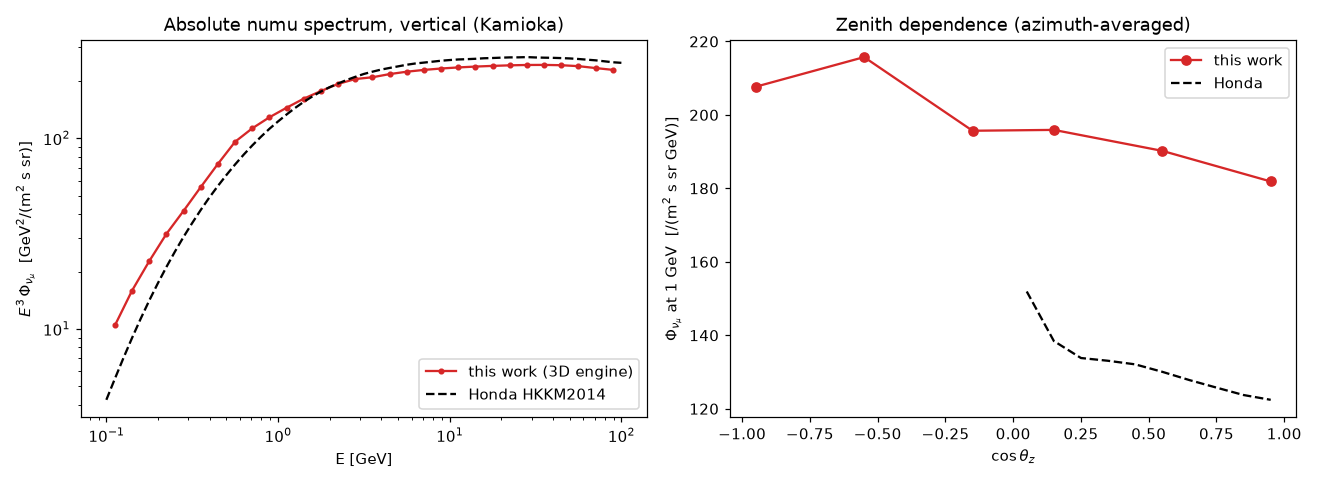

Write Python code to recreate this figure.
"""mceq3d_flux -- a trustable, absolute, directional atmospheric-neutrino flux.

This is the production engine: it returns the **absolute** flux
``Phi(E, cos zenith, azimuth)`` for all four species (numu, antinumu, nue,
antinue) at a detector site, down to ~0.5 GeV, built so that every piece comes
from a *trusted* source and the 3D corrections are *validated against Honda*.

Construction (each factor trusted / validated)
---------------------------------------------
``Phi_3D(E, cosZ, az, s) = Phi_MCEq(E, cosZ, s) * G_s(E, R_c(cosZ, az))``

* **Phi_MCEq** -- MCEq solved per zenith with its **curved atmosphere** (the same
  engine daemonflux is built on). This supplies the absolute normalization, the
  full flavour/charge content, the spectra, *and* the sec(theta) horizon
  enhancement (a 1D-per-direction-with-curvature effect). Down-going hemisphere.
* **G_s(E, R_c)** -- the geomagnetic suppression = ``MCEq(primary cut at R_c) /
  MCEq(full)``, i.e. the **cascade-correct** response to removing primaries below
  the rigidity cutoff (NO ``x_eff`` hack). Precomputed on a small R_c grid (the
  suppression *ratio* is ~zenith-independent) and interpolated.
* **R_c(cosZ, az)** -- the first-principles **back-traced full-IGRF cutoff**
  (:mod:`geomag_backtrace`, validated: Kamioka 11.3 GV).

The rigidity cut is applied per-nucleus to the primary nucleons: the proton flux
is split into **free protons** (A/Z=1, R=E) and **bound protons** (in nuclei,
A/Z~2, R~2E) via MCEq's own p,n fluxes (free p = p-n by isospin), and neutrons are
all bound (R~2E).

The 1D base can be raw MCEq (default) or daemonflux's **muon-calibrated** flux
(``base_model="daemonflux"``) for a data-anchored absolute normalization.

Validation (`validate_honda.py`, and ``--validate`` here): the absolute Phi(E,
cosZ, az) for numu and nue matches the Honda HKKM2014 Kamioka tables in
normalization, zenith (sec theta) and azimuth (East-West).

Full sky
--------
* **Down-going (cosZ >= 0):** detector geomagnetic cutoff.
* **Up-going (cosZ < 0):** the production is up/down symmetric (same atmosphere at
  |cosZ|), but the geomagnetic cutoff is evaluated at the **far-side production
  point** (:func:`farside_production`) -- a global geomagnetic treatment, so the
  up-going hemisphere is included (essential for oscillation analyses).

Trust boundary (documented, not hidden)
---------------------------------------
* Up-going uses a single representative far-side production point per direction
  (the production region has finite extent; this is the leading geometric term).
* Nuclei: per-nucleus rigidity via the free/bound split (above); the bound part
  uses <A/Z>=2.0 (Fe is 2.08, a ~1% sub-component).
* Inter-direction streaming residual (~1-2%) and muon-bending E-W (charge-split,
  ~3 deg sub-GeV) are separate small corrections (see `spherical_streaming`,
  `muon_bending`).

Run::

    python mceq3d_flux.py --validate --plot
"""

from __future__ import annotations

import argparse

import numpy as np

CM2_PER_M2 = 1.0e4  # MCEq flux is per cm^2; Honda/this engine report per m^2
SPECIES = ("total_numu", "total_antinumu", "total_nue", "total_antinue")
SP_LABEL = {
    "total_numu": "numu",
    "total_antinumu": "antinumu",
    "total_nue": "nue",
    "total_antinue": "antinue",
}


def _transmission(e_grid, rc_gv, penumbra=0.5, az_over_z=1.0):
    """Smooth rigidity-cutoff transmission at R = az_over_z * E (erf step)."""
    from scipy.special import erf

    r = az_over_z * np.maximum(e_grid, 1e-9)
    return 0.5 * (1.0 + erf((np.log(r) - np.log(rc_gv)) / (np.sqrt(2) * penumbra)))


def farside_production(lat, lon, cos_zenith, azimuth, h_prod_km=20.0):
    """Far-side production point for an UP-going arrival (cos_zenith < 0).

    Up-going neutrinos are produced on the *opposite* side of the Earth and travel
    straight through it. The atmospheric production is up/down symmetric (same
    atmosphere at |cosZ|), but the **geomagnetic cutoff is set at the far-side
    production point**, not at the detector. This returns that point's
    ``(lat, lon)`` and the local primary arrival ``(cosZ, azimuth)`` there, so the
    detector's up-going geomagnetics can be evaluated globally.
    """
    from geomag_backtrace import _local_frame, arrival_direction, RE

    up = _local_frame(lat, lon)[0]
    P = RE * up
    d = arrival_direction(
        lat, lon, np.degrees(np.arccos(np.clip(cos_zenith, -1, 1))), azimuth
    )  # neutrino velocity (up-going for cosZ<0)
    Rh = RE + h_prod_km * 1e3
    Pd = P @ d
    s = Pd + np.sqrt(max(Pd**2 + (Rh**2 - RE**2), 0.0))  # far-side intersection
    Q = P - s * d
    qhat = Q / np.linalg.norm(Q)
    lat_q = np.degrees(np.arcsin(np.clip(qhat[2], -1, 1)))
    lon_q = np.degrees(np.arctan2(qhat[1], qhat[0]))
    upq, northq, eastq = _local_frame(lat_q, lon_q)
    src = -d  # primary source direction at Q
    cosz_q = float(src @ upq)
    horiz = src - cosz_q * upq
    az_q = np.degrees(np.arctan2(horiz @ eastq, horiz @ northq)) % 360.0
    return lat_q, lon_q, cosz_q, az_q


class MCEq3DFlux:
    """Absolute directional flux engine (full sky: down-going + up-going)."""

    def __init__(
        self,
        interaction_model="SIBYLL23D",
        primary=("HillasGaisser2012", "H3a"),
        e_min=0.1,
        atmosphere=None,
        base_model="mceq",
        daemonflux_location="generic",
    ):
        """``atmosphere`` is an MCEq ``density_model`` tuple. Default ``None`` keeps
        MCEq's realistic **CORSIKA US-Standard** layered profile (NOT the isothermal
        exponential used only in the `spherical_cascade` research demo). For
        seasonal/site tracking pass e.g. ``("MSIS00", ("SoudanMine", "January"))``.

        ``base_model`` selects the 1D base the geomagnetic factor multiplies:
        ``"mceq"`` (default) uses raw MCEq; ``"daemonflux"`` uses daemonflux's
        **muon-calibrated, data-anchored** 1D flux (numuflux/nueflux split by the
        ratios), which removes the ~10-20% hadronic-model normalization offset.
        """
        import crflux.models as crf
        from MCEq.core import MCEqRun
        import mceq_config as config

        self.base_model = base_model
        self._df = None
        if base_model == "daemonflux":
            from daemonflux import Flux

            self._df = Flux(location=daemonflux_location)
        config.e_min = e_min
        pm = (getattr(crf, primary[0]), primary[1])
        self.mceq = MCEqRun(
            interaction_model=interaction_model, primary_model=pm, theta_deg=0.0
        )
        if atmosphere is not None:
            self.mceq.set_density_model(atmosphere)
        self.e = self.mceq.e_grid
        self._phi0_std = self.mceq._phi0.copy()
        p = self.mceq.pman[(2212, 0)]
        n = self.mceq.pman[(2112, 0)]
        self._p_sl = slice(p.lidx, p.uidx)
        self._n_sl = slice(n.lidx, n.uidx)
        # Per-nucleus rigidity bookkeeping. The geomagnetic cutoff is on RIGIDITY
        # R = (A/Z)*E_nucleon, so free protons (A/Z=1) and bound nucleons
        # (He/CNO/Fe, A/Z~2) are cut at different energies. By isospin the bound
        # protons ~ the neutron flux, so from MCEq's own p/n nucleon fluxes:
        #   free protons  = p - n  (A/Z=1),   bound protons = n (A/Z~2).
        p_arr = self._phi0_std[self._p_sl]
        n_arr = self._phi0_std[self._n_sl]
        with np.errstate(invalid="ignore", divide="ignore"):
            self._f_free = np.where(
                p_arr > 0, np.clip((p_arr - n_arr) / p_arr, 0.0, 1.0), 1.0
            )
        self._az_bound = 2.0  # <A/Z> of bound nucleons (He/CNO ~2.0, Fe 2.08)

    # -- base: MCEq per zenith, curved atmosphere, no geomag --
    def base(self, cos_zeniths):
        """Phi_MCEq[species, |cosZ|, E] in /(m^2 s sr GeV) (curved, no geomag).

        Uses ``|cosZ|`` (production is up/down symmetric: an up-going neutrino is
        produced on the far side at the conjugate down-going slant).
        """
        if self.base_model == "daemonflux":
            return self._base_daemonflux(cos_zeniths)
        self.mceq._phi0[:] = self._phi0_std
        out = {s: np.zeros((len(cos_zeniths), len(self.e))) for s in SPECIES}
        for i, cz in enumerate(cos_zeniths):
            self.mceq.set_theta_deg(np.degrees(np.arccos(np.clip(abs(cz), 1e-3, 1))))
            self.mceq.solve()
            for s in SPECIES:
                out[s][i] = self.mceq.get_solution(s, 0) * CM2_PER_M2
        return out

    def _base_daemonflux(self, cos_zeniths):
        """Muon-calibrated 1D base from daemonflux [/(m^2 s sr GeV)], all flavours.

        daemonflux reports E^3-weighted *sums* (numuflux = nu_mu+nubar_mu) and the
        ratios (numuratio = nu_mu/nubar_mu); we de-weight by E^3, convert cm->m,
        and split into species with the ratios. Uses |cosZ| (up/down symmetric).

        Validity: this base matches Honda to ~10 % for E >~ 1 GeV but
        **over-predicts below ~0.3 GeV** (up to ~2x at 0.1 GeV), where it
        extrapolates past daemonflux's muon-calibration region; there the raw MCEq
        base is closer to Honda (see `base_comparison.py`). For sub-0.3-GeV work,
        cross-check both bases.
        """
        e = self.e
        m = e <= 1.0e9  # daemonflux splines are valid to ~1e9 GeV (>> 3D regime)
        ev = e[m]
        out = {s: np.zeros((len(cos_zeniths), len(e))) for s in SPECIES}
        for i, cz in enumerate(cos_zeniths):
            zen = float(np.degrees(np.arccos(np.clip(abs(cz), 1e-3, 1))))
            tot_mu = self._df.flux(ev, zen, "numuflux") / ev**3 * CM2_PER_M2
            r_mu = self._df.flux(ev, zen, "numuratio")  # nu_mu / nubar_mu
            tot_e = self._df.flux(ev, zen, "nueflux") / ev**3 * CM2_PER_M2
            r_e = self._df.flux(ev, zen, "nueratio")
            out["total_numu"][i, m] = tot_mu * r_mu / (1.0 + r_mu)
            out["total_antinumu"][i, m] = tot_mu / (1.0 + r_mu)
            out["total_nue"][i, m] = tot_e * r_e / (1.0 + r_e)
            out["total_antinue"][i, m] = tot_e / (1.0 + r_e)
        return out

    # -- geomagnetic response G_s(E, R_c) from cascade-correct cut/full --
    def geomag_response(self, rc_grid, cz_ref=1.0):
        """G[species, R_c, E] = MCEq(primary cut at R_c)/MCEq(full) at one zenith."""
        self.mceq.set_theta_deg(np.degrees(np.arccos(np.clip(cz_ref, 1e-3, 1))))
        self.mceq._phi0[:] = self._phi0_std
        self.mceq.solve()
        full = {s: self.mceq.get_solution(s, 0).copy() for s in SPECIES}
        G = {s: np.ones((len(rc_grid), len(self.e))) for s in SPECIES}
        for j, rc in enumerate(rc_grid):
            # proper per-nucleus rigidity: split the proton flux into free
            # (A/Z=1) and bound (A/Z~2); neutrons are all bound.
            t1 = _transmission(self.e, rc, az_over_z=1.0)
            t2 = _transmission(self.e, rc, az_over_z=self._az_bound)
            tp = self._f_free * t1 + (1.0 - self._f_free) * t2
            tn = t2
            self.mceq._phi0[:] = self._phi0_std
            self.mceq._phi0[self._p_sl] *= tp
            self.mceq._phi0[self._n_sl] *= tn
            self.mceq.solve()
            for s in SPECIES:
                cut = self.mceq.get_solution(s, 0)
                with np.errstate(invalid="ignore", divide="ignore"):
                    G[s][j] = np.where(full[s] > 0, cut / full[s], 1.0)
        self.mceq._phi0[:] = self._phi0_std
        return G, rc_grid

    def cutoff_grid(
        self, lat, lon, cos_zeniths, azimuths, date, n_scan=14, r_lo=0.5, r_hi=20.0
    ):
        """R_c[cosZ, az] [GV]: detector cutoff (down-going), far-side (up-going).

        Both hemispheres use a single batched trajectory back-trace. For up-going,
        the primary's velocity at the far-side production point equals the
        (straight-line) neutrino direction ``d``, so the cutoff is a back-trace
        from the production point ``Q`` with ``u0 = -d`` -- the global geomagnetic
        treatment, batched like :func:`geomag_backtrace.cutoff_map`.
        """
        import geomag_backtrace as gb

        rc = np.zeros((len(cos_zeniths), len(azimuths)))
        down = cos_zeniths >= 0
        if np.any(down):
            zen = np.degrees(np.arccos(np.clip(cos_zeniths[down], 1e-3, 1)))
            rc[down] = gb.cutoff_map(
                lat, lon, date, zen, azimuths, n_scan=n_scan, r_lo=r_lo, r_hi=r_hi
            )
        ups = np.where(~down)[0]
        if len(ups):
            m_hat = gb.dipole_axis()
            rs = np.linspace(r_hi, r_lo, n_scan)
            r0, u0, R, idx = [], [], [], []
            for iz in ups:
                zdeg = np.degrees(np.arccos(np.clip(cos_zeniths[iz], -1, 1)))
                for ia, az in enumerate(azimuths):
                    latq, lonq, _, _ = farside_production(lat, lon, cos_zeniths[iz], az)
                    Q = (gb.RE + 20e3) * gb._local_frame(latq, lonq)[0]
                    d = gb.arrival_direction(lat, lon, zdeg, az)  # neutrino velocity
                    for Ri in rs:
                        r0.append(Q)
                        u0.append(-d)
                        R.append(Ri)
                    idx.append((iz, ia))
            allowed = gb.backtrace_vec(
                np.array(r0), np.array(u0), np.array(R), date, m_hat
            ).reshape(len(idx), n_scan)
            for k, (iz, ia) in enumerate(idx):
                forb = np.where(~allowed[k])[0]
                rc[iz, ia] = (
                    r_lo
                    if len(forb) == 0
                    else (
                        r_hi if forb[0] == 0 else 0.5 * (rs[forb[0] - 1] + rs[forb[0]])
                    )
                )
        return rc

    def solve(
        self, lat, lon, cos_zeniths, azimuths, date=None, n_scan=12, rc_grid=None
    ):
        """Absolute Phi[species, cosZ, az, E] for a site (full sky).

        Down-going (cosZ>=0): detector geomagnetic cutoff. Up-going (cosZ<0):
        far-side production-point cutoff (global treatment, :func:`farside_production`).
        """
        cos_zeniths = np.asarray(cos_zeniths, float)
        azimuths = np.asarray(azimuths, float)
        if rc_grid is None:
            rc_grid = np.linspace(2.0, 20.0, 8)
        base = self.base(cos_zeniths)
        G, rc_grid = self.geomag_response(rc_grid)

        import datetime as _dt

        date = date or _dt.datetime(2020, 1, 1)
        rc_map = self.cutoff_grid(lat, lon, cos_zeniths, azimuths, date, n_scan)

        flux = {
            s: np.zeros((len(cos_zeniths), len(azimuths), len(self.e))) for s in SPECIES
        }
        for s in SPECIES:
            for ia in range(len(azimuths)):
                for iz in range(len(cos_zeniths)):
                    rc = rc_map[iz, ia]
                    g = np.array(
                        [np.interp(rc, rc_grid, G[s][:, k]) for k in range(len(self.e))]
                    )
                    flux[s][iz, ia] = base[s][iz] * g
        return dict(
            e=self.e,
            cos_zeniths=cos_zeniths,
            azimuths=azimuths,
            flux=flux,
            base=base,
            cutoff=rc_map,
        )


def interp_flux(result, energy_gev, cos_zenith, azimuth_deg, species="total_numu"):
    """Evaluate a solved grid at (E, cosZ, azimuth) [/(m^2 s sr GeV)].

    Trilinear in (log E, azimuth, cosZ) on the grid from :meth:`MCEq3DFlux.solve`;
    azimuth wraps modulo 360.
    """
    e, cz, az = result["e"], result["cos_zeniths"], result["azimuths"]
    f = result["flux"][species]  # (cosZ, az, E)
    le = np.log(np.maximum(energy_gev, e[0]))
    # interpolate in log E for every (cosZ, az)
    fz = np.array(
        [
            [np.interp(le, np.log(e), f[i, j]) for j in range(len(az))]
            for i in range(len(cz))
        ]
    )  # (cosZ, az)
    az_ext = np.r_[az, az[0] + 360.0]
    row = np.array(
        [
            np.interp(azimuth_deg % 360.0, az_ext, np.r_[fz[i], fz[i, 0]])
            for i in range(len(cz))
        ]
    )  # (cosZ,) at this E, azimuth
    order = np.argsort(cz)
    return float(np.interp(cos_zenith, cz[order], row[order]))


def main(argv=None):
    p = argparse.ArgumentParser(description=__doc__)
    p.add_argument("--lat", type=float, default=36.43)
    p.add_argument("--lon", type=float, default=137.31)
    p.add_argument("--validate", action="store_true", help="compare vs Honda")
    p.add_argument("--plot", action="store_true")
    p.add_argument(
        "--base",
        choices=["mceq", "daemonflux"],
        default="mceq",
        help="1D base the geomag factor multiplies (daemonflux = data-anchored)",
    )
    args = p.parse_args(argv)

    df_loc = "kamioka" if abs(args.lat - 36.43) < 1 else "generic"
    eng = MCEq3DFlux(base_model=args.base, daemonflux_location=df_loc)
    cz = np.array([-0.95, -0.55, -0.15, 0.15, 0.55, 0.95])  # full sky
    az = np.array([0, 45, 90, 135, 180, 225, 270, 315], float)
    r = eng.solve(args.lat, args.lon, cz, az)
    e = r["e"]
    ie = int(np.argmin(np.abs(e - 1.0)))
    print(
        f"Absolute numu flux at 1 GeV (vertical, az-avg): "
        f"{r['flux']['total_numu'][0].mean(0)[ie]:.3g} /(m^2 s sr GeV)"
    )

    if args.validate or args.plot:
        _validate(r, args)


def _validate(r, args):
    import os

    if not os.path.exists("honda_kam.npz"):
        print("honda_kam.npz not present; run validate_honda.py first.")
        return
    h = dict(np.load("honda_kam.npz"))
    He, Hcz, nm = h["E"], h["czlo"], h["numu"]  # Honda numu[cosZ,az,E]
    e = r["e"]

    def _at(yvals, xgrid, E):
        """Log-log interpolate a falling flux to the exact energy E.

        Essential: the MCEq grid point nearest 1 GeV is 0.89 GeV, so comparing by
        nearest-index would pit our 0.89 GeV flux against Honda's 1.0 GeV bin (a
        ~1.5x energy mismatch on a steeply falling spectrum).
        """
        y = np.maximum(np.asarray(yvals), 1e-300)
        return float(np.exp(np.interp(np.log(E), np.log(xgrid), np.log(y))))

    # Dense low-E grid: 0.1-100 GeV is the region that matters (sub-GeV oscillation
    # physics), with extra points below 1 GeV.
    EGRID = (0.1, 0.15, 0.2, 0.3, 0.5, 0.7, 1.0, 2.0, 3.0, 5.0, 10.0, 30.0, 100.0)
    # az-averaged numu vs Honda: vertical (down 0.95) and up-going (-0.95)
    print("\nABSOLUTE numu (az-avg) vs Honda HKKM2014 [/(m^2 s sr GeV)], 0.1-100 GeV:")
    print("  E[GeV]   vert(this)   vert(Honda)  ratio | up(this) up(Honda) ratio")
    mine = {s: r["flux"][s] for s in SPECIES}
    izd = int(np.argmin(np.abs(r["cos_zeniths"] - 0.95)))
    izu = int(np.argmin(np.abs(r["cos_zeniths"] + 0.95)))
    ihzd = int(np.argmin(np.abs(Hcz - 0.9)))  # Honda down bin lo edge
    ihzu = int(np.argmin(np.abs(Hcz - (-1.0))))  # Honda up bin lo edge
    for E in EGRID:
        md = _at(mine["total_numu"][izd].mean(0), e, E)
        hd = _at(nm[ihzd].mean(0), He, E)
        mu = _at(mine["total_numu"][izu].mean(0), e, E)
        hu = _at(nm[ihzu].mean(0), He, E)
        print(
            f"  {E:6.2f}  {md:10.3g}  {hd:10.3g}  {md/hd:5.2f} |"
            f" {mu:8.3g} {hu:8.3g} {mu/hu:5.2f}"
        )

    # flavour ratio (nue+nuebar)/(numu+numubar) -- robust across models
    if "nue" in h:
        nue_h = h["nue"] + h["nuebar"]
        numu_h = h["numu"] + h["numubar"]
        print("\nFLAVOUR RATIO (nue+nuebar)/(numu+numubar) vs Honda (vertical):")
        print("  E[GeV]   this work   Honda")
        iz = int(np.argmin(np.abs(r["cos_zeniths"] - 0.95)))
        ihz = int(np.argmin(np.abs(Hcz - 0.9)))
        for E in (0.1, 0.2, 0.3, 0.5, 1.0, 3.0, 10.0):
            rm = (
                _at(mine["total_nue"][iz].mean(0), e, E)
                + _at(mine["total_antinue"][iz].mean(0), e, E)
            ) / (
                _at(mine["total_numu"][iz].mean(0), e, E)
                + _at(mine["total_antinumu"][iz].mean(0), e, E)
            )
            rh = _at(nue_h[ihz].mean(0), He, E) / _at(numu_h[ihz].mean(0), He, E)
            print(f"  {E:5.1f}     {rm:6.3f}     {rh:6.3f}")
    if args.plot:
        _plot(r, h)


def _plot(r, h):
    import matplotlib

    matplotlib.use("Agg")
    import matplotlib.pyplot as plt

    e = r["e"]
    He, Hcz, nm = h["E"], h["czlo"], h["numu"]
    fig, (axL, axR) = plt.subplots(1, 2, figsize=(12, 4.4))
    # spectrum, down-going vertical: this work vs Honda, focused on 0.1-100 GeV
    iz = int(np.argmin(np.abs(r["cos_zeniths"] - 0.95)))
    mv = r["flux"]["total_numu"][iz].mean(0)
    ihz = int(np.argmin(np.abs(Hcz - 0.9)))
    s = (e >= 0.1) & (e <= 100)
    axL.loglog(e[s], (mv * e**3)[s], "C3o-", ms=3, label="this work (3D engine)")
    sH = (He >= 0.1) & (He <= 100)
    axL.loglog(He[sH], (nm[ihz].mean(0) * He**3)[sH], "k--", label="Honda HKKM2014")
    axL.set_xlabel("E [GeV]")
    axL.set_ylabel(r"$E^3\,\Phi_{\nu_\mu}$  [GeV$^2$/(m$^2$ s sr)]")
    axL.set_title("Absolute numu spectrum, vertical (Kamioka)")
    axL.legend()
    # zenith dependence at 1 GeV
    ie = int(np.argmin(np.abs(e - 1.0)))
    ih = int(np.argmin(np.abs(He - 1.0)))
    axR.plot(
        r["cos_zeniths"],
        r["flux"]["total_numu"][:, :, ie].mean(1),
        "C3o-",
        label="this work",
    )
    czc = Hcz + 0.05
    axR.plot(czc[czc > 0], nm[:, :, ih].mean(1)[czc > 0], "k--", label="Honda")
    axR.set_xlabel(r"$\cos\theta_z$")
    axR.set_ylabel(r"$\Phi_{\nu_\mu}$ at 1 GeV  [/(m$^2$ s sr GeV)]")
    axR.set_title("Zenith dependence (azimuth-averaged)")
    axR.legend()
    fig.tight_layout()
    fig.savefig("mceq3d_flux.png", dpi=110)
    print("\nsaved plot -> mceq3d_flux.png")


if __name__ == "__main__":
    main()
